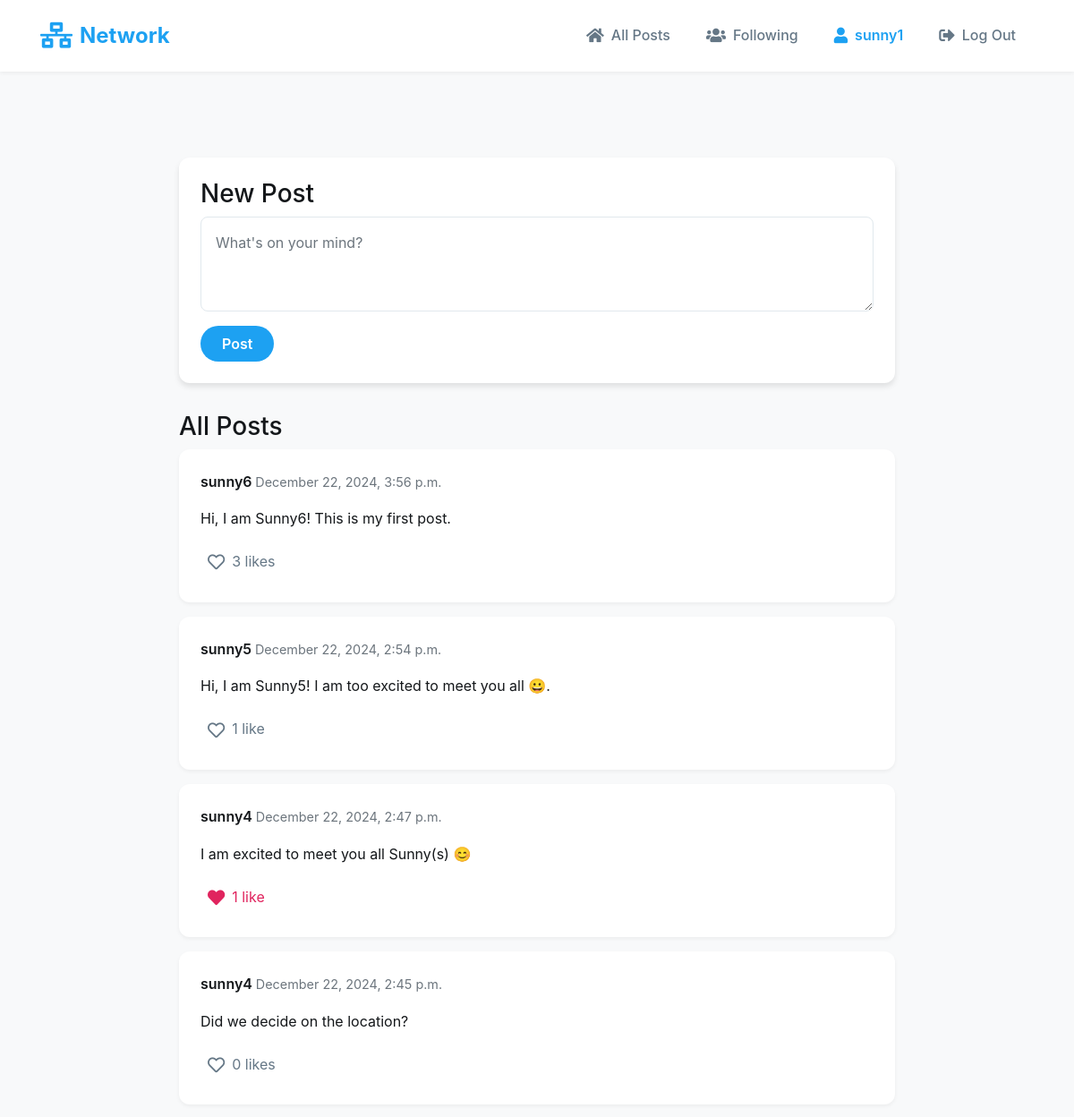
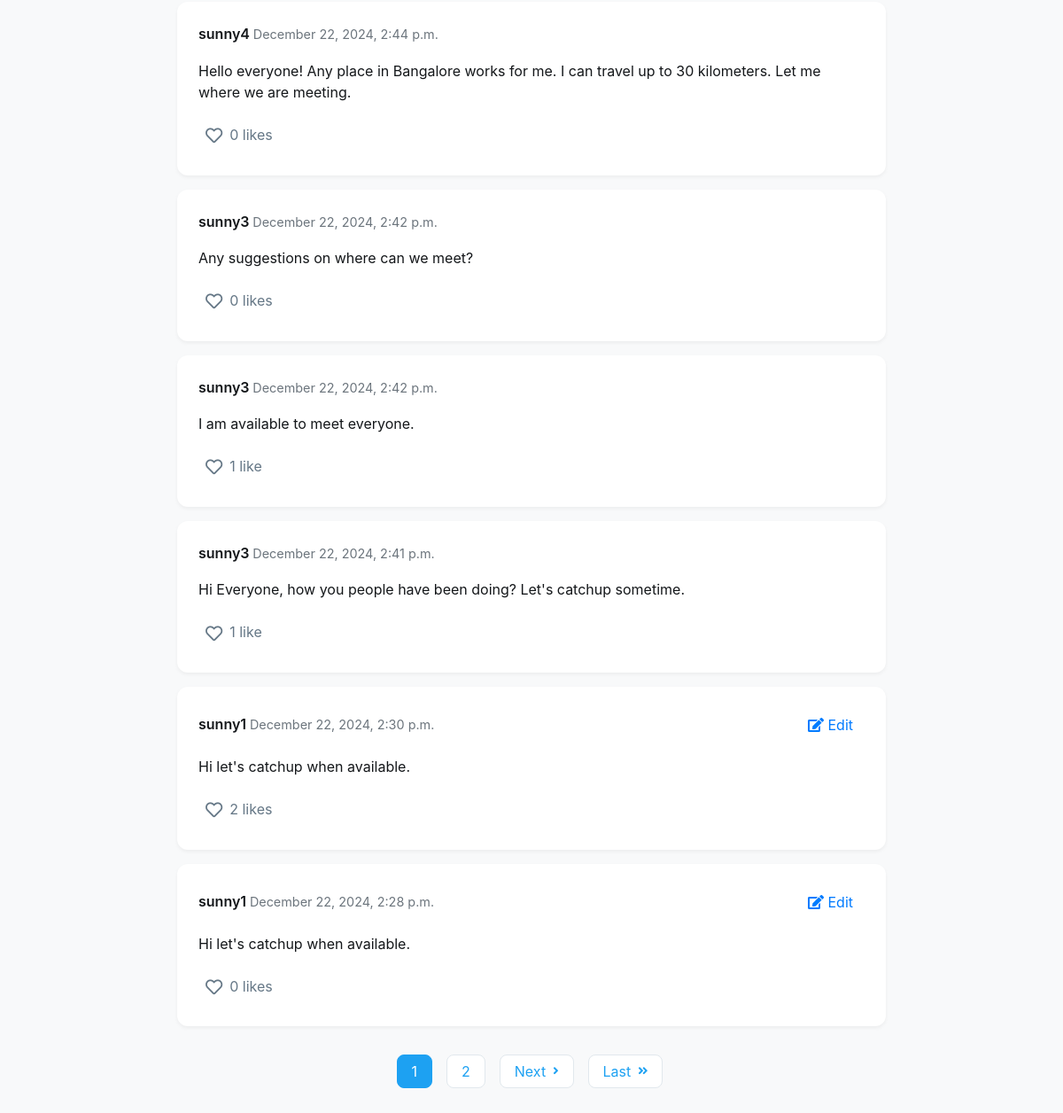
Screenshot of / (signed in) with the database file from the repository (2 pictures, top to bottom).
### network/models.py (models this page shows, shortened)
class User(AbstractUser):
    followers = models.ManyToManyField(
        'self',
        symmetrical=False,
        related_name='following',
        blank=True
    )

class Post(models.Model):
    user = models.ForeignKey(User, on_delete=models.CASCADE, related_name="posts")
    content = models.TextField()
    date = models.DateTimeField(default=timezone.now)
    likes = models.ManyToManyField(User, blank=True, related_name="liked_posts")
    class Meta:
        ordering = ['-date']  # Show newest posts first

### network/views.py (the view)
# urls.py: path("", views.index, name="index"),
def index(request):
    if request.method == "POST" and request.user.is_authenticated:
        content = request.POST.get("content", "").strip()
        if content:
            Post.objects.create(user=request.user, content=content)
    all_posts = Post.objects.all()
    page_obj = paginate_posts(all_posts, request)
    return render(request, "network/index.html", {
        "page_obj": page_obj
    })

### network/views.py (called while the page is built)
def paginate_posts(posts, request, per_page=10):
    posts = posts.order_by('-date')
    paginator = Paginator(posts, per_page)
    page = request.GET.get('page')
    try:
        posts_page = paginator.page(page)
    except PageNotAnInteger:
        posts_page = paginator.page(1)
    except EmptyPage:
        posts_page = paginator.page(paginator.num_pages)
    return posts_page

### network/templates/network/index.html (shortened to what this page needs)
{% extends "network/layout.html" %}
{% block body %}
    {% if user.is_authenticated %}
        <div class="new-post-section">
            <h3>New Post</h3>
            <form action="{% url 'index' %}" method="post">
                <div class="form-group">
                    <textarea class="form-control" name="content" placeholder="What's on your mind?" rows="3" required></textarea>
                </div>
                <button type="submit" class="btn btn-primary">Post</button>
            </form>
        </div>
    {% endif %}
    <div class="posts-section">
        <h3>All Posts</h3>
        {% for post in page_obj %}
            {% include "network/post_card.html" with post=post %}
        {% empty %}
            <p class="no-posts">No posts yet.</p>
        {% endfor %}
        {% include "network/pagination.html" %}
    </div>
{% endblock %}

### network/templates/network/layout.html (shortened to what this page needs)
{% load static %}
<!DOCTYPE html>
<html lang="en">
    <head>
        <link rel="stylesheet" href="https://stackpath.bootstrapcdn.com/bootstrap/4.4.1/css/bootstrap.min.css">
        <link href="{% static 'network/styles.css' %}" rel="stylesheet">
        <link rel="stylesheet" href="https://cdnjs.cloudflare.com/ajax/libs/font-awesome/5.15.4/css/all.min.css">
    </head>
    <body>
        <nav class="navbar navbar-expand-lg navbar-light">
            <div class="container">
                <a class="navbar-brand" href="{% url 'index' %}">
                    <i class="fas fa-network-wired"></i> Network
                </a>
                <div class="collapse navbar-collapse" id="navbarNav">
                    <ul class="navbar-nav ml-auto">
                        {% if user.is_authenticated %}
                            <li class="nav-item">
                                <a class="nav-link" href="{% url 'index' %}">
                                    <i class="fas fa-home"></i> All Posts
                                </a>
                            </li>
                            <li class="nav-item">
                                <a class="nav-link" href="{% url 'following' %}">
                                    <i class="fas fa-users"></i> Following
                                </a>
                            </li>
                            <li class="nav-item">
                                <a class="nav-link" href="{% url 'profile' user.username %}">
                                    <i class="fas fa-user"></i> {{ user.username }}
                                </a>
                            </li>
                            <li class="nav-item">
                                <a class="nav-link" href="{% url 'logout' %}">
                                    <i class="fas fa-sign-out-alt"></i> Log Out
                                </a>
                            </li>
                        {% endif %}
                    </ul>
                </div>
            </div>
        </nav>
        <div class="container main-content">
            {% block body %}
            {% endblock %}
        </div>
    </body>
</html>

### network/templates/network/post_card.html
<div class="post-card" id="post-{{ post.id }}" data-post-id="{{ post.id }}">
    <div class="post-header">
        <div class="post-user">
            <strong class="post-username">
                <a href="{% url 'profile' post.user.username %}">{{ post.user.username }}</a>
            </strong>
            <span class="post-date text-muted">{{ post.date|date:"F d, Y, g:i a" }}</span>
        </div>
        {% if user == post.user %}
            <div class="post-actions">
                <a href="{% url 'edit_post' post.id %}" class="btn btn-link">
                    <i class="fas fa-edit"></i> Edit
                </a>
            </div>
        {% endif %}
    </div>
    <div class="post-content">
        {{ post.content }}
    </div>
    <div class="post-footer">
        {% if user.is_authenticated %}
            <button class="like-button {% if user in post.likes.all %}liked{% endif %}"
                    data-post-id="{{ post.id }}">
                <i class="{% if user in post.likes.all %}fas{% else %}far{% endif %} fa-heart"></i>
                <span class="like-count">{{ post.likes.count }} like{{ post.likes.count|pluralize }}</span>
            </button>
        {% else %}
            <div class="likes-count">
                <i class="far fa-heart"></i>
                <span>{{ post.likes.count }} like{{ post.likes.count|pluralize }}</span>
            </div>
        {% endif %}
    </div>
</div>

### network/static/network/styles.css (style rules this page uses)
:root { --primary-color: #1da1f2; --primary-hover: #1991db; --secondary-color: #657786; --background-light: #f8f9fa; --background-white: #ffffff; --text-dark: #14171a; --text-secondary: #657786; --border-color: #e1e8ed; --success-color: #17bf63; --danger-color: #e0245e; --shadow-sm: 0 2px 4px rgba(0, 0, 0, 0.05); --shadow-md: 0 4px 6px rgba(0, 0, 0, 0.1); --transition: all 0.3s ease; }
body { background-color: var(--background-light); color: var(--text-dark); font-family: -apple-system, BlinkMacSystemFont, "Segoe UI", Roboto, Helvetica, Arial, sans-serif; line-height: 1.6; }
.navbar { background-color: var(--background-white); box-shadow: var(--shadow-sm); padding: 1rem 0; margin-bottom: 2rem; }
.navbar-brand { font-size: 1.5rem; font-weight: 700; color: var(--primary-color) !important; display: flex; align-items: center; gap: 0.5rem; }
.navbar-brand i { font-size: 1.8rem; color: var(--primary-color); }
.nav-item { margin: 0 0.25rem; }
.nav-link { color: var(--text-secondary) !important; font-weight: 500; padding: 0.5rem 1rem !important; border-radius: 20px; transition: var(--transition); display: flex; align-items: center; gap: 0.5rem; }
.nav-link i { font-size: 1.1rem; }
.main-content { padding-top: 2rem; padding-bottom: 2rem; }
.nav-link { position: relative; overflow: hidden; }
.nav-link::after { content: ''; position: absolute; bottom: 0; left: 50%; width: 0; height: 2px; background-color: var(--primary-color); transition: all 0.3s ease; transform: translateX(-50%); }
.nav-item .nav-link[href^="/profile/"] { font-weight: 600; color: var(--primary-color) !important; }
.new-post-section { max-width: 800px; margin: 2rem auto; padding: 1.5rem; background-color: var(--background-white); border-radius: 12px; box-shadow: var(--shadow-md); }
.new-post-section textarea { border: 1px solid var(--border-color); border-radius: 8px; padding: 1rem; font-size: 1rem; resize: vertical; transition: var(--transition); }
.new-post-section button { background-color: var(--primary-color); border: none; padding: 0.5rem 1.5rem; border-radius: 20px; font-weight: 600; transition: var(--transition); }
.posts-section { max-width: 800px; margin: 0 auto 2rem; }
.post-card { background-color: var(--background-white); border-radius: 12px; padding: 1.5rem; margin-bottom: 1rem; box-shadow: var(--shadow-sm); transition: var(--transition); }
.post-header { display: flex; justify-content: space-between; align-items: center; margin-bottom: 1rem; }
.post-username a { color: var(--text-dark); font-weight: 600; text-decoration: none; transition: var(--transition); }
.post-date { font-size: 0.9rem; color: var(--text-secondary); }
.post-content { color: var(--text-dark); font-size: 1rem; line-height: 1.5; margin: 1rem 0; }
.like-button { background: none; border: none; color: var(--text-secondary); padding: 0.5rem; cursor: pointer; transition: var(--transition); display: inline-flex; align-items: center; gap: 0.5rem; }
.like-button.liked { color: var(--danger-color); }
.like-button i { font-size: 1.2rem; }
.post-card { animation: fadeIn 0.3s ease-out; }

### rows the page displays
User: username "sunny1"
Post: user.username "sunny6", date "December 22, 2024, 3:56 p.m.", content "Hi, I am Sunny6! This is my first post.", likes.count "3"
Post: user.username "sunny5", date "December 22, 2024, 2:54 p.m.", content "Hi, I am Sunny5! I am too excited to meet you all 😀.", likes.count "1"
Post: user.username "sunny4", date "December 22, 2024, 2:47 p.m.", content "I am excited to meet you all Sunny(s) 😊", likes.count "1"
Post: user.username "sunny4", date "December 22, 2024, 2:45 p.m.", content "Did we decide on the location?", likes.count "0"
Post: user.username "sunny4", date "December 22, 2024, 2:44 p.m.", content "Hello everyone! Any place in Bangalore works for me. I can travel up to 30 kilometers. Let me where we are meeting.", likes.count "0"
Post: user.username "sunny3", date "December 22, 2024, 2:42 p.m.", content "Any suggestions on where can we meet?", likes.count "0"
Post: user.username "sunny3", date "December 22, 2024, 2:42 p.m.", content "I am available to meet everyone.", likes.count "1"
Post: user.username "sunny3", date "December 22, 2024, 2:41 p.m.", content "Hi Everyone, how you people have been doing? Let's catchup sometime.", likes.count "1"
Post: user.username "sunny1", date "December 22, 2024, 2:30 p.m.", shows "Edit", content "Hi let's catchup when available.", likes.count "2"
Post: user.username "sunny1", date "December 22, 2024, 2:28 p.m.", shows "Edit", content "Hi let's catchup when available.", likes.count "0"

### other values shown
{{ num }} "1" "2"
